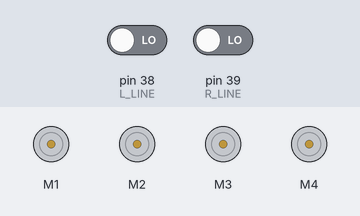
Bench run of a sketch on a simulated Arduino Mega 2560, built with avr-gcc and run on an emulated ATmega2560. On the bench: 4 × DC motor (green arrow = forward, orange = backward, longer = faster). The test bench sets the inputs (shaded band); at power-on: pin 38 (L_LINE) LOW, pin 39 (R_LINE) LOW.

Above: at 1.2 s.
1.3 s: pin 38 (L_LINE) driven HIGH
At 1.45 s:
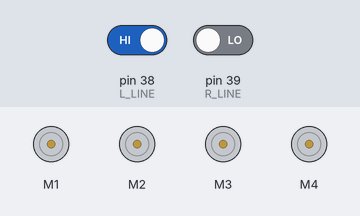
4.3 s: pin 39 (R_LINE) driven HIGH
At 4.8 s:
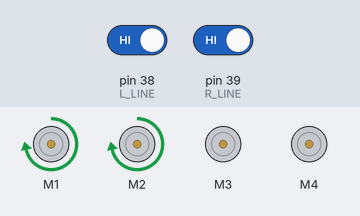
7.3 s: pin 39 (R_LINE) driven LOW
At 8.35 s:
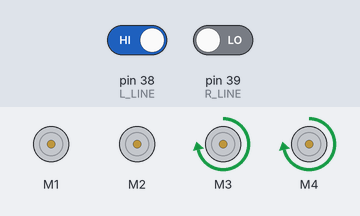
10.3 s: pin 38 (L_LINE) driven LOW
Timing chart, 0 to 12.8 s (numbered marks = the images above; inputs shaded):
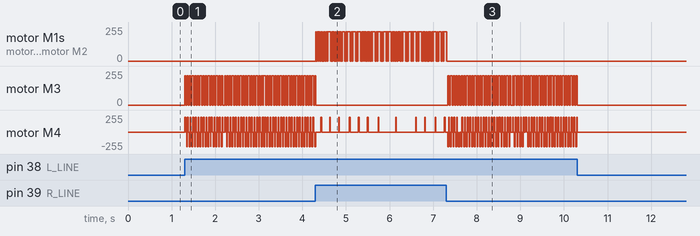

The sketch:

sketch_oct05a.ino
```cpp
#include <AFMotor.h>


AF_DCMotor motor1(1);
AF_DCMotor motor2(2);
AF_DCMotor motor3(3);
AF_DCMotor motor4(4);
#define L_LINE 38
#define R_LINE 39
const int MAX_DISTANCE = 100;

const int st_velocity = 220;
const int ro_velocity = 0;
void setup() {
    Serial.begin(9600);
    motor1.setSpeed(st_velocity);
    motor1.run(RELEASE);
    motor2.setSpeed(st_velocity);
    motor2.run(RELEASE);
    motor3.setSpeed(st_velocity);
    motor3.run(RELEASE);
    motor4.setSpeed(st_velocity);
    motor4.run(RELEASE);

}

void loop() {
    motor1.setSpeed(ro_velocity);
    motor1.run(BACKWARD);
    motor2.setSpeed(ro_velocity);
    motor2.run(BACKWARD);
    motor3.setSpeed(ro_velocity);
    motor3.run(BACKWARD);
    motor4.setSpeed(ro_velocity);
    motor4.run(BACKWARD);
    delay(1);
    if (digitalRead(L_LINE == false) and digitalRead(R_LINE == false)){
    motor1.setSpeed(st_velocity);
    motor1.run(FORWARD);
    motor2.setSpeed(st_velocity);
    motor2.run(FORWARD);
    motor3.setSpeed(st_velocity);
    motor3.run(FORWARD);
    motor4.setSpeed(st_velocity);
    motor4.run(FORWARD);
    }
    if (digitalRead(L_LINE)){
    motor1.setSpeed(0);
    motor1.run(RELEASE);
    motor2.setSpeed(0);
    motor2.run(RELEASE);
    motor3.setSpeed(st_velocity);
    motor3.run(FORWARD);
    motor4.setSpeed(st_velocity);
    motor4.run(FORWARD); }
    if (digitalRead(R_LINE)){
    motor1.setSpeed(st_velocity);
    motor1.run(FORWARD);
    motor2.setSpeed(st_velocity);
    motor2.run(FORWARD);
    motor3.setSpeed(st_velocity);
    motor3.run(RELEASE);
    motor4.setSpeed(st_velocity);
    motor4.run(RELEASE); }

}
```

Measured:
- after the input at 1.3 s, motor M3: alternates forward 220/255 for 0.04 s and stopped for 0.02 s, starting at once
- after the input at 4.3 s, motor M3: goes on until 4.3 s, then stays stopped
- after the input at 7.3 s, motor M1, motor M2: goes on until 7.3 s, then stays stopped; motor M3: alternates forward 220/255 for 0.04 s and stopped for 0.02 s, starting at once
